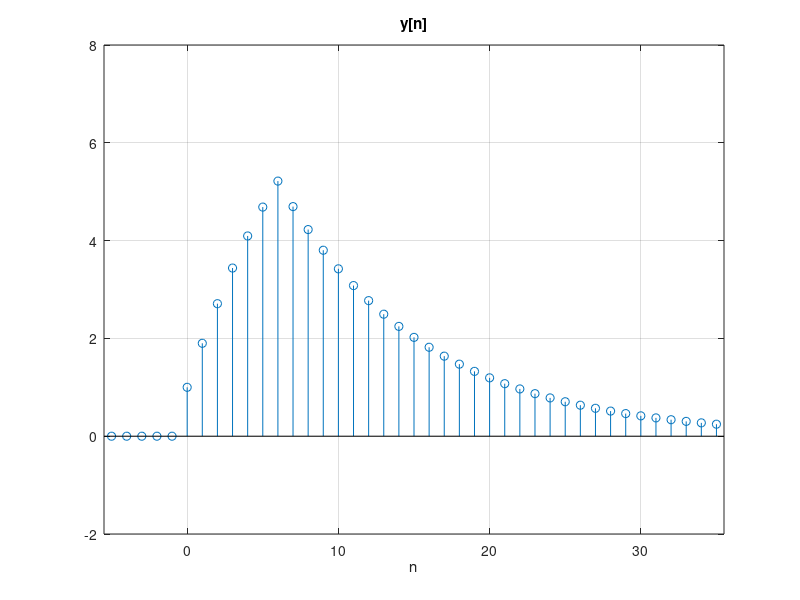

Write MATLAB code to recreate this figure.
% Script: exdt_5_24.m
% Define an anonymous function for h[n]
h = @(n) (0.9).^n.*(n>=0);
n = [-5:35];   % Vector of sample indices
% Compute the response of the system to x[n]=u[n]-u[n-7]
y = h(n)+h(n-1)+h(n-2)+h(n-3)+h(n-4)+h(n-5)+h(n-6);
% Graph the response
stem(n,y); grid;
axis([-5.5,35.5,-2,8]);
xlabel('n');
title('y[n]');